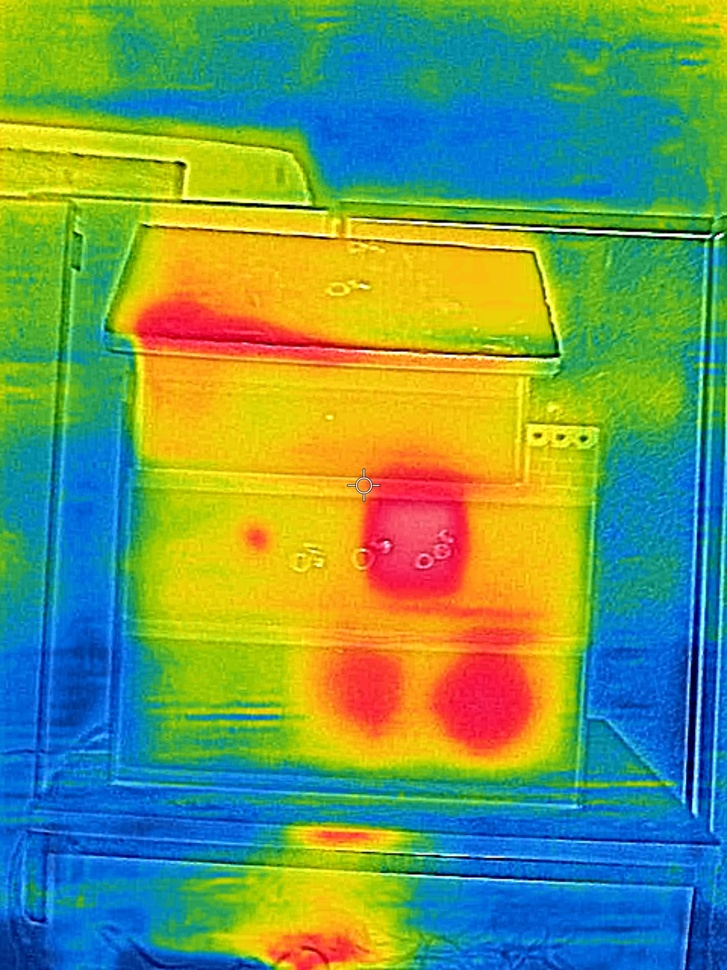
#> input picture TASK_3/Image1.jpg, 727 x 970 px, shrunk from 1440 x 1920 before the run, found by its file name
$ python thresholding.py
#> lines starting #> are read from the running program, lines starting #| are printed output that depends on the picture; after the words box and inside, x2 and y2 are one past the last pixel; in counts of white or black regions, pixels touching at a corner belong together
# MAXIMUM ENTROPY THRESHOLDING ALGORITHM FOR IMAGE SEGMENTATION

import cv2
import numpy as np
import matplotlib.pyplot as plt

def entp(x):
    temp = np.multiply(x, np.log(x))
    temp[np.isnan(temp)] = 0
    return temp

def max_entropy_threshold(image):

    # MAXIMUM ENTROPY FUNCTION
    H = cv2.calcHist([image], [0], None, [256], [0, 256])
    H = H / np.sum(H)

    a, b, c = np.zeros(256), np.zeros(256), np.zeros(256)

    for idx in range(1, 255):
        b[idx] = - np.sum(entp((H[:idx-1]) / np.sum(H[1:idx-1])))
        c[idx] = - np.sum(entp((H[idx:]) / np.sum(H[idx:])))
        a[idx] = b[idx] + c[idx]

    max = np.argmax(a)
    out = image > max
    out = out * 255

    return out


src_img = cv2.imread("Task_3/Image1.jpg")
#> src_img is the input picture: shape (970, 727, 3); mean B, G, R 92.2, 152.9, 109.8
gray = cv2.cvtColor(src_img, cv2.COLOR_BGR2GRAY)
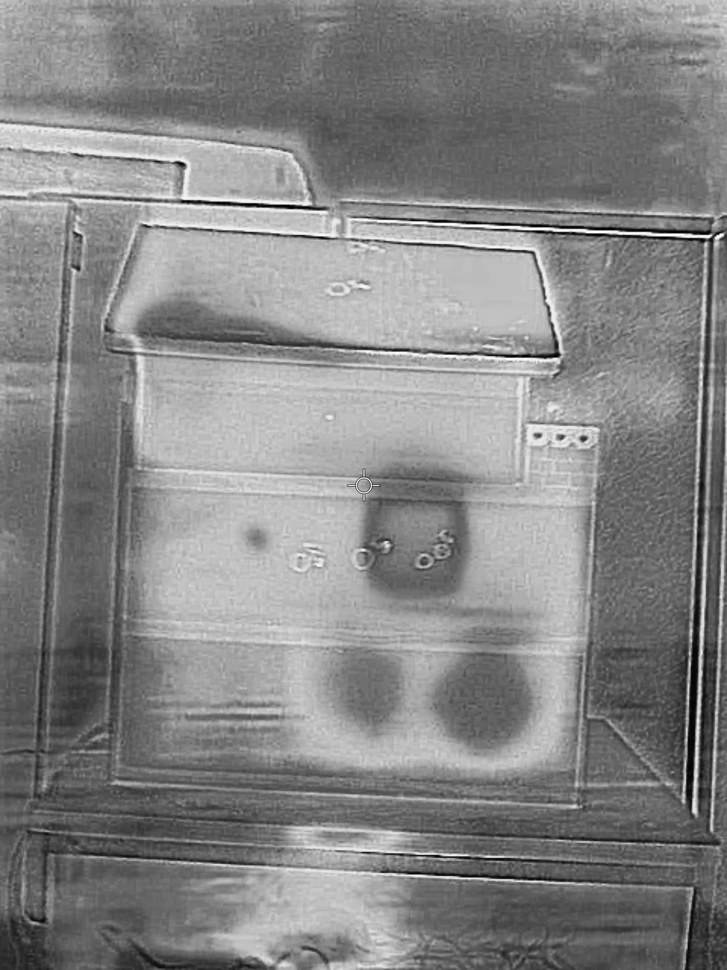
#> gray: shape (970, 727); min 0, max 255, mean 133.1

out = max_entropy_threshold(gray)
#> in max_entropy_threshold, `H = cv2.calcHist([image], [0], None, [256], [0, 256])`: H = 256 values, max 9879 at index 102, min 3 at index 0, mean 2754.6
#> in max_entropy_threshold, `H = H / np.sum(H)`: H = 256 values, max 0.014 at index 102, min 4.25e-06 at index 0, mean 0.00391
#> the loop in max_entropy_threshold, `for idx in range(1, 255):` made 254 passes
#> after the loop in max_entropy_threshold, `for idx in range(1, 255):`: c = 256 values, max 5.04 at index 1, min 0 at index 0, mean 4.13
#> in max_entropy_threshold, `max = np.argmax(a)`: max = 71
#> in max_entropy_threshold, `out = image > max`:
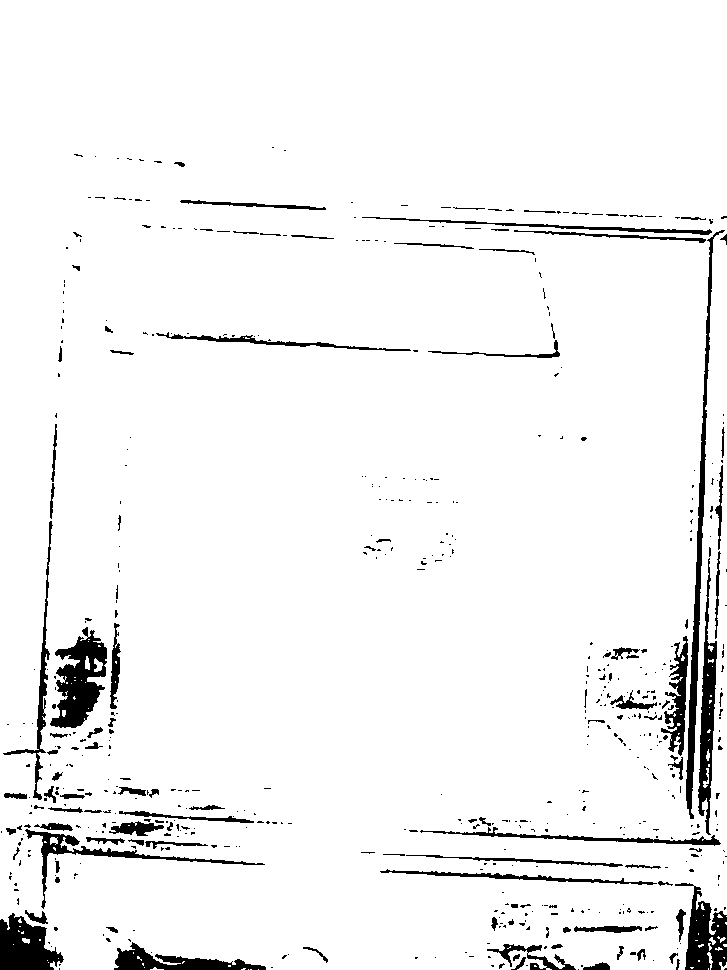
#> out: shape (970, 727) bool; 95.2% white; 568 black regions (457 under 20 px), largest, box (x1, y1, x2, y2) and area: (50, 627, 107, 728) 3064, (686, 230, 725, 819) 2952, (0, 913, 64, 970) 2368

plt.plot(out)
plt.show()
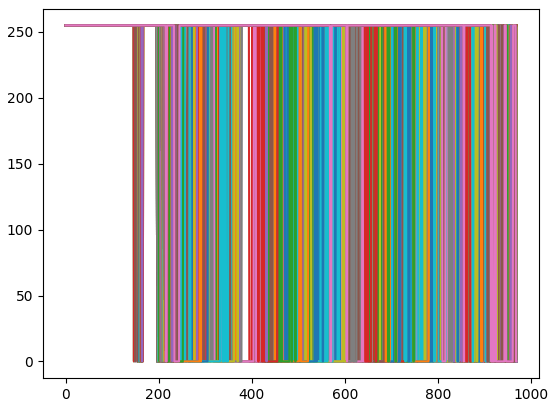
#> figure drawn by matplotlib, 1 panel; curve peaks at x = 0, y = 255; curve peaks at x = 0, y = 255; curve peaks at x = 0, y = 255

$ run again, with TASK_3/Image2.jpg copied over TASK_3/Image1.jpg
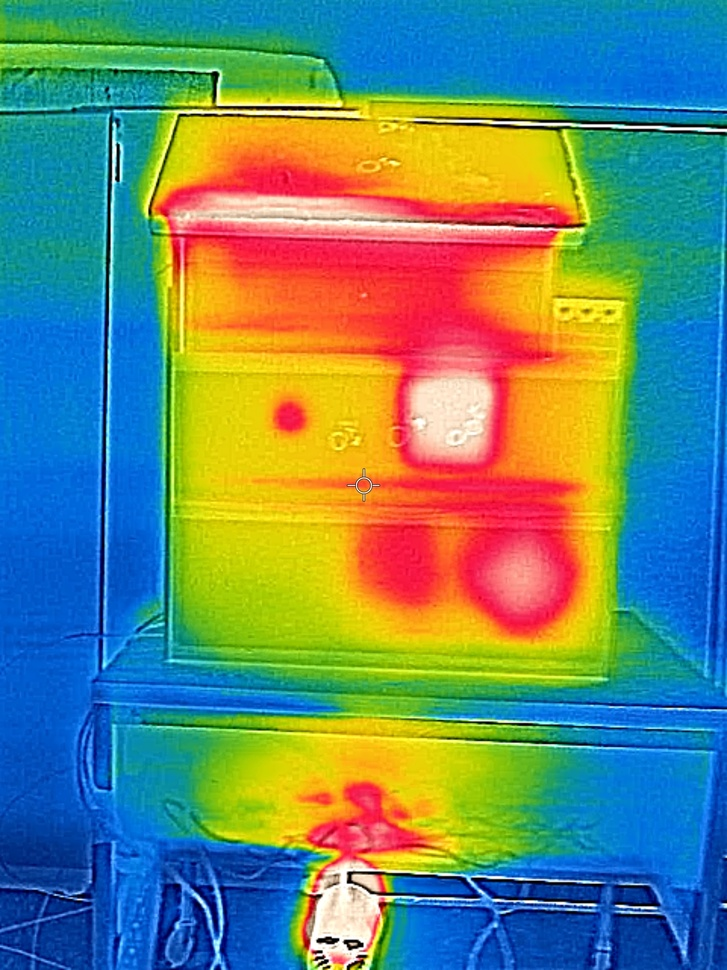
#> input picture TASK_3/Image2.jpg, 727 x 970 px, shrunk from 1440 x 1920 before the run, found by its file name
#> src_img is the input picture: shape (970, 727, 3); mean B, G, R 114.2, 135.2, 106.2
#> in max_entropy_threshold, `H = cv2.calcHist([image], [0], None, [256], [0, 256])`: H = 256 values, max 12490 at index 98, min 26 at index 0, mean 2754.6
#> in max_entropy_threshold, `H = H / np.sum(H)`: H = 256 values, max 0.0177 at index 98, min 3.69e-05 at index 0, mean 0.00391
#> the loop in max_entropy_threshold, `for idx in range(1, 255):` made 254 passes
#> after the loop in max_entropy_threshold, `for idx in range(1, 255):`: c = 256 values, max 5.11 at index 1, min 0 at index 0, mean 4.24
#> max = 132
#> in max_entropy_threshold, `out = image > max`:
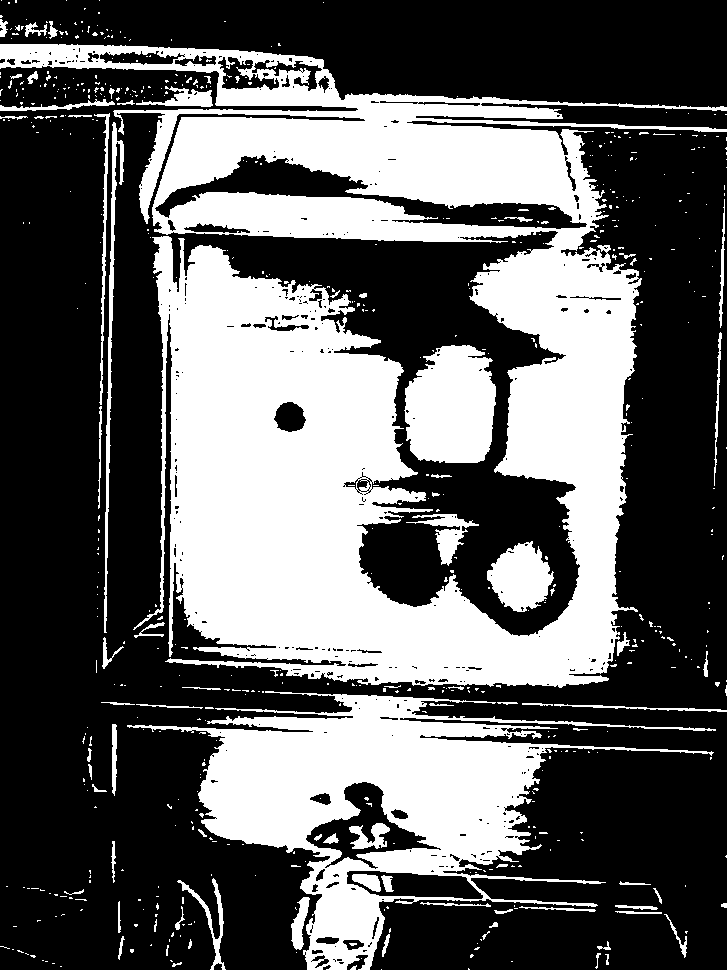
#> out: shape (970, 727) bool; 37.6% white; 615 white regions (528 under 20 px), largest, box (x1, y1, x2, y2) and area: (0, 44, 727, 688) 188278, (127, 691, 716, 970) 49553, (404, 345, 496, 463) 8872
#> `plt.show()`:
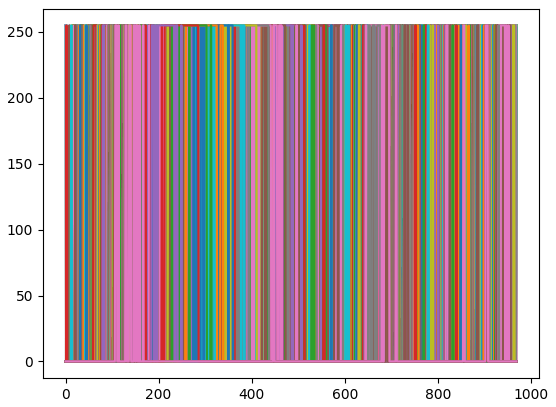
#> figure drawn by matplotlib, 1 panel; curve peaks at x = 15, y = 255; curve peaks at x = 0, y = 255; curve peaks at x = 16, y = 255
